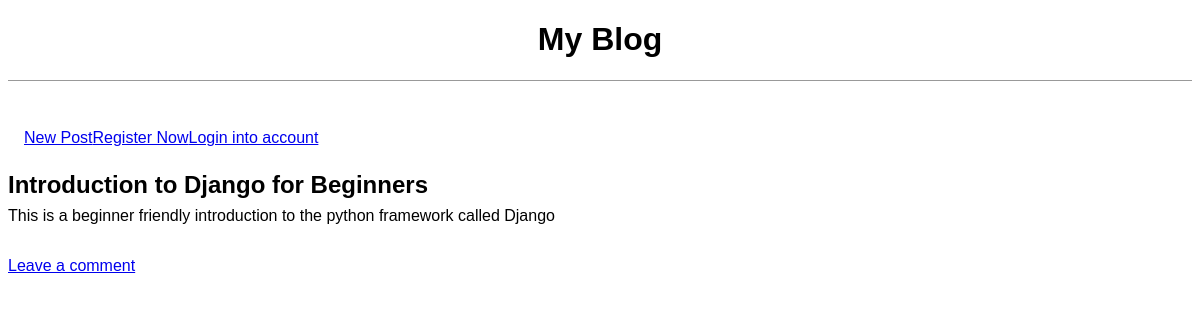
The app's page /post/2/ with its own data.
### myblog_app/models.py (models this page shows, shortened)
class Post(models.Model):
  title = models.CharField(max_length=200)
  author = models.ForeignKey('auth.user', on_delete=models.CASCADE)
  body = models.TextField()

### myblog_app/views.py (the view)
# urls.py: path('post/<int:pk>/', BlogDetailView.as_view(), name='post_detail'),
class BlogDetailView(DetailView):
  model = Post
  template_name = 'post_detail.html'

### Templates/post_detail.html
{% extends 'base.html' %}
{% block content %}
  <div class="post-entry">
    <h2>{{ post.title }}</h2>
    <p>{{ post.body }}</p>
  </div>
{% if user.is_authenticated %}
  <a href="{% url 'post_edit' post.pk%}">+ Edit Blog Post</a>
  <a href="{% url 'post_delete' post.pk %}">+ Delete Blog Post</a>
  <a href="{% url 'comment' %}">Leave a comment</a>
{% else %}
  <a href="{% url 'comment' %}">Leave a comment</a>
{% endif %}
{% endblock %}

### static/css/base.css (style rules this page uses)
body { font-family: Helvetica, sans-serif; }
.post-entry { margin-bottom: 2rem; }
.post-entry h2 { margin: 0.5rem 0; }
.post-entry p { margin: 0; font-weight: 400; }

### records on screen
Post: title "Introduction to Django for Beginners", body "This is a beginner friendly introduction to the python framework called Django"
